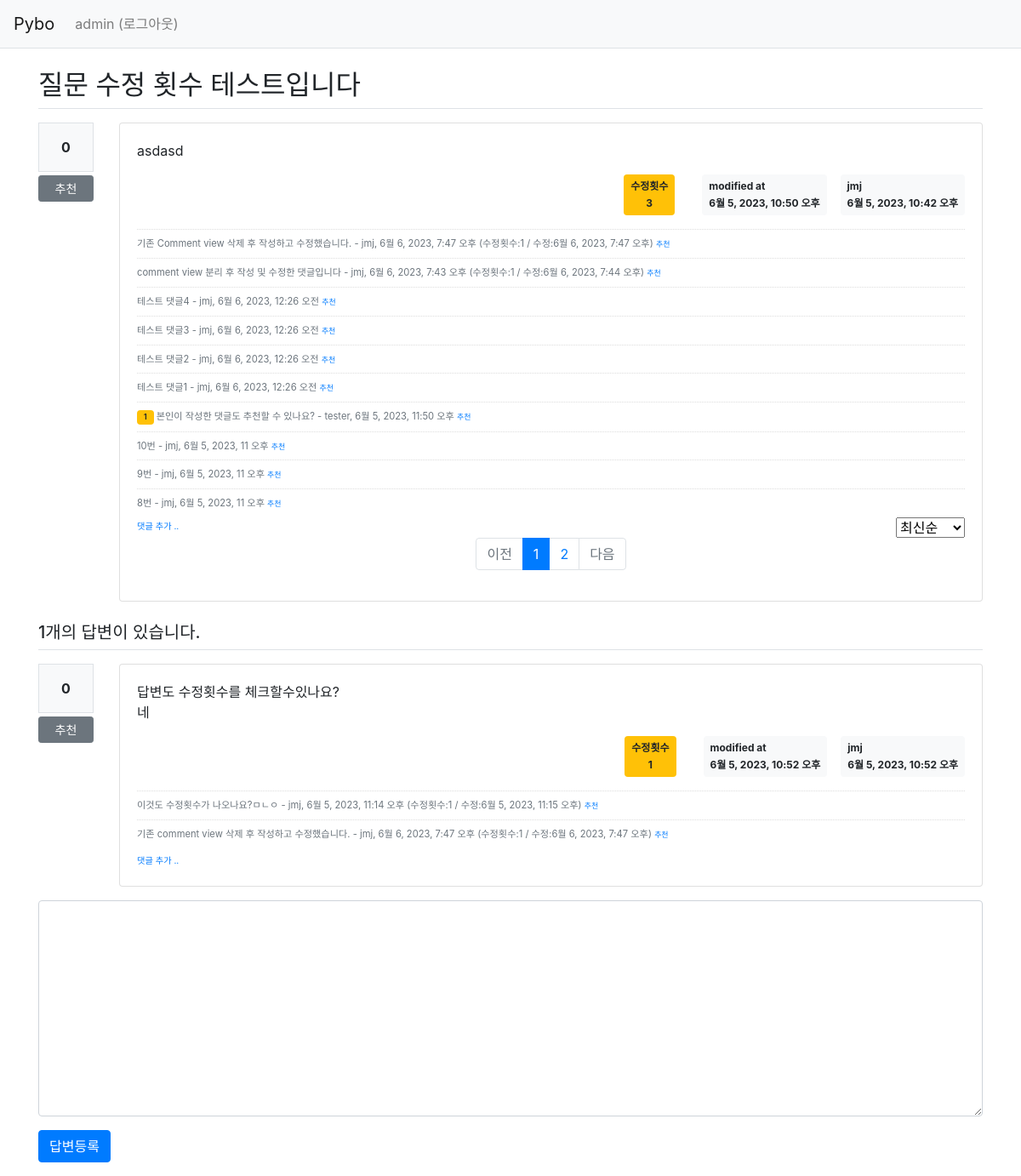
The page /pybo/16/ (signed in) on the database its author committed.
### pybo/models.py (models this page shows, shortened)
class Question(models.Model):
    author = models.ForeignKey(User, on_delete=models.CASCADE, related_name='author_question')
    subject = models.CharField(max_length=200)
    content = models.TextField()
    create_date = models.DateTimeField()
    modify_date = models.DateTimeField(null=True, blank=True)
    voter = models.ManyToManyField(User, related_name='voter_question')
    modify_count = models.IntegerField() # 질문 수정 횟수 추가

class Comment(models.Model):
    author = models.ForeignKey(User, on_delete=models.CASCADE, related_name='author_comment')
    content = models.TextField()
    create_date = models.DateTimeField()
    modify_date = models.DateTimeField(null=True, blank=True)
    question = models.ForeignKey(Question, null=True, blank=True, on_delete=models.CASCADE)
    answer = models.ForeignKey(Answer, null=True, blank=True, on_delete=models.CASCADE)
    modify_count = models.IntegerField() # 댓글 수정 횟수 추가
    voter = models.ManyToManyField(User, related_name='voter_comment')

class Answer(models.Model):
    author = models.ForeignKey(User, on_delete=models.CASCADE, related_name='author_answer')
    question = models.ForeignKey(Question, on_delete=models.CASCADE)
    content = models.TextField()
    create_date = models.DateTimeField()
    modify_date = models.DateTimeField(null=True, blank=True)
    voter = models.ManyToManyField(User, related_name='voter_answer')
    modify_count = models.IntegerField() # 답변 수정 횟수 추가

### pybo/views/base_views.py (the view)
# urls.py: path('<int:question_id>/', base_views.detail, name='detail'),
def detail(request, question_id):
    question = get_object_or_404(Question, pk=question_id)
    page = request.GET.get('page', '1')  # 페이지
    so = request.GET.get('so', 'recent')  # 정렬기준
    if so == 'recommend':
        comment_list = question.comment_set.annotate(num_voter=Count('voter')).order_by('-num_voter', '-create_date')
    elif so == 'oldest':  # oldest
        comment_list = question.comment_set.order_by('create_date')
    else:  # recent
        comment_list = question.comment_set.order_by('-create_date')
    paginator = Paginator(comment_list, 10)  # 페이지당 10개씩 보여주기
    page_obj = paginator.get_page(page)
    context = {'question': question, 'comment_list': page_obj, 'page': page, 'so': so}
    return render(request, 'pybo/question_detail.html', context)

### pybo/templatetags/pybo_filter.py (called while the page is built)
@register.filter()
def mark(value):
    extensions = ["nl2br", "fenced_code"]
    return mark_safe(markdown.markdown(value, extensions=extensions))

### templates/pybo/question_detail.html (shortened to what this page needs)
{% extends 'base.html' %}
{% load pybo_filter %}
{% block content %}
<div class="container my-3">
    <h2 class="border-bottom py-2">{{ question.subject }}</h2>
    <div class="row my-3">
        <div class="col-1">
            <div class="bg-light text-center p-3 border font-weight-bolder mb-1">{{question.voter.count}}</div>
            <a href="#" data-uri="{% url 'pybo:vote_question' question.id  %}"
               class="recommend btn btn-sm btn-secondary btn-block my-1">추천</a>
        </div>
        <div class="col-11">
            <div class="card">
                <div class="card-body">
                    <div class="card-text">{{ question.content|mark }}</div>
                    <div class="d-flex justify-content-end">
                        {% if question.modify_date %}
                        <div class="badge badge-warning p-2 text-center mx-3">
                            <div class="mb-2">수정횟수</div>
                            <div>{{ question.modify_count }}</div>
                        </div>
                        <div class="badge badge-light p-2 text-left mx-3">
                            <div class="mb-2">modified at</div>
                            <div>{{ question.modify_date }}</div>
                        </div>
                        {% endif %}
                        <div class="badge badge-light p-2 text-left">
                            <div class="mb-2">{{ question.author.username }}</div>
                            <div>{{ question.create_date }}</div>
                        </div>
                    </div>
                    {% if comment_list %}
                    <div class="mt-3">
                    {% for comment in comment_list %}
                        <div class="comment py-2 text-muted">
                            {% if comment.voter.all.count > 0 %}
                            <span class="badge badge-warning px-2 py-1">{{ comment.voter.all.count }}</span>
                            {% endif %}
                            <span style="white-space: pre-line;">{{ comment.content }}</span>
                            <span>
                                - {{ comment.author }}, {{ comment.create_date }}
                                {% if comment.modify_date %}
                                (수정횟수:{{ comment.modify_count }} / 수정:{{ comment.modify_date }})
                                {% endif %}
                            </span>
                            {% if request.user == comment.author %}
                            <a href="{% url 'pybo:comment_modify_question' comment.id  %}" class="small">수정</a>,
                            <a href="#" class="small delete"
                               data-uri="{% url 'pybo:comment_delete_question' comment.id  %}">삭제</a>
                            {% else %}
                            <a href="#" data-uri="{% url 'pybo:vote_comment' comment.id  %}"
                                class="small recommend">추천</a>
                            {% endif %}
                        </div>
                    {% endfor %}
                    </div>
                    {% endif %}
                    <div class="d-flex justify-content-between">
                        <a href="{% url 'pybo:comment_create_question' question.id  %}"
                           class="small"><small>댓글 추가 ..</small></a>
                        <select class="so ml-auto">
                            <option value="recent" {% if so == 'recent' %}selected{% endif %}>최신순</option>
                        </select>
                    </div>
                    <ul class="pagination justify-content-center ">
                        {% if comment_list.has_previous %}
                        <li class="page-item">
                            <a class="page-link" data-page="{{ comment_list.previous_page_number }}" href="#">이전</a>
                        </li>
                        {% else %}
                        <li class="page-item disabled">
                            <a class="page-link" tabindex="-1" aria-disabled="true" href="#">이전</a>
                        </li>
                        {% endif %}
                        {% for page_number in comment_list.paginator.page_range %}
                        {% if page_number >= comment_list.number|add:-5 and page_number <= comment_list.number|add:5 %}
                            {% if page_number == comment_list.number %}
                            <li class="page-item active" aria-current="page">
                                <a class="page-link" data-page="{{ page_number }}" href="#">{{ page_number }}</a>
                            </li>
                            {% else %}
                            <li class="page-item">
                                <a class="page-link" data-page="{{ page_number }}" href="#">{{ page_number }}</a>
                            </li>
                            {% endif %}
                        {% endif %}
                        {% endfor %}
                        {% if question_list.has_next %}
                        <li class="page-item">
                            <a class="page-link" data-page="{{ comment_list.next_page_number }}" href="#">다음</a>
                        </li>
                        {% else %}
                        <li class="page-item disabled">
                            <a class="page-link" tabindex="-1" aria-disabled="true" href="#">다음</a>
                        </li>
                        {% endif %}
                    </ul>
                </div>
            </div>
        </div>
    </div>
    <h5 class="border-bottom my-3 py-2">{{question.answer_set.count}}개의 답변이 있습니다.</h5>
    {% for answer in question.answer_set.all %}
    <div class="row my-3">
        <div class="col-1">
            <div class="bg-light text-center p-3 border font-weight-bolder mb-1">{{answer.voter.count}}</div>
            <a href="#" data-uri="{% url 'pybo:vote_answer' answer.id  %}"
                class="recommend btn btn-sm btn-secondary btn-block my-1">추천</a>
        </div>
        <div class="col-11">
            <div class="card">
                <div class="card-body">
                    <div class="card-text">{{ answer.content|mark }}</div>
                    <div class="d-flex justify-content-end">
                        {% if answer.modify_date %}
                        <div class="badge badge-warning p-2 text-center mx-3">
                            <div class="mb-2">수정횟수</div>
                            <div>{{ answer.modify_count }}</div>
                        </div>
                        <div class="badge badge-light p-2 text-left mx-3">
                            <div class="mb-2">modified at</div>
                            <div>{{ answer.modify_date }}</div>
                        </div>
                        {% endif %}
                        <div class="badge badge-light p-2 text-left">
                            <div class="mb-2">{{ answer.author.username }}</div>
                            <div>{{ answer.create_date }}</div>
                        </div>
                    </div>
                    {% if answer.comment_set.count > 0 %}
                    <div class="mt-3">
                    {% for comment in answer.comment_set.all %}
                        <div class="comment py-2 text-muted">
                            <span style="white-space: pre-line;">{{ comment.content }}</span>
                            <span>
                                - {{ comment.author }}, {{ comment.create_date }}
                                {% if comment.modify_date %}
                                (수정횟수:{{ comment.modify_count }} / 수정:{{ comment.modify_date }})
                                {% endif %}
                            </span>
                            {% if request.user == comment.author %}
                            <a href="{% url 'pybo:comment_modify_answer' comment.id  %}" class="small">수정</a>,
                            <a href="#" class="small delete"
                               data-uri="{% url 'pybo:comment_delete_answer' comment.id  %}">삭제</a>
                            {% else %}
                            <a href="#" data-uri="{% url 'pybo:vote_comment' comment.id  %}"
                                class="small recommend">추천</a>
                            {% endif %}
                        </div>
                    {% endfor %}
                    </div>
                    {% endif %}
                    <div>
                        <a href="{% url 'pybo:comment_create_answer' answer.id  %}"
                           class="small"><small>댓글 추가 ..</small></a>
                    </div>
                </div>
            </div>
        </div>
    </div>
    {% endfor %}
    <form action="{% url 'pybo:answer_create' question.id %}" method="post" class="my-3">
        <div class="form-group">
            <textarea {% if not user.is_authenticated %}disabled{% endif %}
              name="content" id="content" class="form-control" rows="10"></textarea>
        </div>
        <input type="submit" value="답변등록" class="btn btn-primary">
    </form>
</div>
{% endblock %}

### templates/navbar.html (shortened to what this page needs)
<nav class="navbar navbar-expand-lg navbar-light bg-light border-bottom">
    <a class="navbar-brand" href="{% url 'pybo:index' %}">Pybo</a>
    <div class="collapse navbar-collapse flex-grow-0" id="navbarNav">
        <ul class="navbar-nav">
            <li class="nav-item ">
                {% if user.is_authenticated %}
                <a class="nav-link" href="{% url 'common:logout' %}">{{ user.username }} (로그아웃)</a>
                {% else %}
                <a class="nav-link" href="{% url 'common:login' %}">로그인</a>
                {% endif %}
            </li>
        </ul>
    </div>
</nav>

### static/style.css (style rules this page uses)
.comment { border-top:dotted 1px #ddd; font-size:0.7em; }

### rows shown on the page
Question: subject "질문 수정 횟수 테스트입니다", voter.count "0", content|mark "asdasd", modify_count "3", modify_date "6월 5, 2023, 10:50 오후", author.username "jmj", create_date "6월 5, 2023, 10:42 오후", answer_set.count "1"
Comment: content "기존 Comment view 삭제 후 작성하고 수정했습니다.", author "jmj", create_date "6월 6, 2023, 7:47 오후", modify_count "1", modify_date "6월 6, 2023, 7:47 오후", shows "추천"
Comment: content "comment view 분리 후 작성 및 수정한 댓글입니다", author "jmj", create_date "6월 6, 2023, 7:43 오후", modify_count "1", modify_date "6월 6, 2023, 7:44 오후", shows "추천"
Comment: content "테스트 댓글4", author "jmj", create_date "6월 6, 2023, 12:26 오전", shows "추천"
Comment: content "테스트 댓글3", author "jmj", create_date "6월 6, 2023, 12:26 오전", shows "추천"
Comment: content "테스트 댓글2", author "jmj", create_date "6월 6, 2023, 12:26 오전", shows "추천"
Comment: content "테스트 댓글1", author "jmj", create_date "6월 6, 2023, 12:26 오전", shows "추천"
Comment: voter.all.count "1", content "본인이 작성한 댓글도 추천할 수 있나요?", author "tester", create_date "6월 5, 2023, 11:50 오후"
Comment: content "10번", author "jmj", create_date "6월 5, 2023, 11 오후", shows "추천"
Comment: content "9번", author "jmj", create_date "6월 5, 2023, 11 오후", shows "추천"
Comment: content "8번", author "jmj", create_date "6월 5, 2023, 11 오후", shows "추천"
Answer: voter.count "0", content|mark "답변도 수정횟수를 체크할수있나요? 네", modify_count "1", modify_date "6월 5, 2023, 10:52 오후", author.username "jmj", create_date "6월 5, 2023, 10:52 오후"
Comment: content "이것도 수정횟수가 나오나요?ㅁㄴㅇ", author "jmj", create_date "6월 5, 2023, 11:14 오후", modify_count "1", modify_date "6월 5, 2023, 11:15 오후", shows "추천"
Comment: content "기존 comment view 삭제 후 작성하고 수정했습니다.", author "jmj", create_date "6월 6, 2023, 7:47 오후", modify_count "1", modify_date "6월 6, 2023, 7:47 오후", shows "추천"

### other values the page prints
{{ user.username }} "admin"
{{ page_number }} "1"
{{ page_number }} "2"
